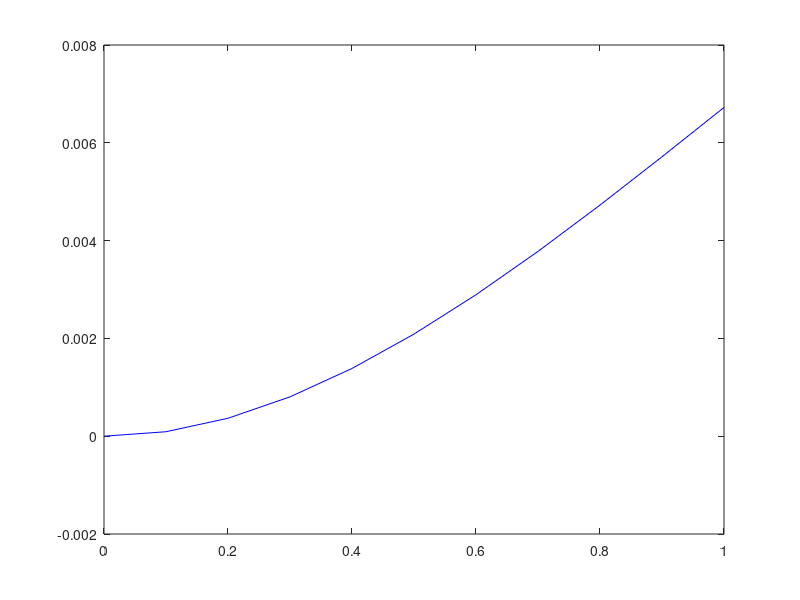

The MATLAB script that drew this image:
r = 0.05
N = 10
L = 1
E = 10^11
q = 0
I = (pi*r^4)/4;
Mhat = zeros(N-1,1);
A = zeros(N+3,N+3);
B = zeros(N+3,1);
h = L/N;
X = linspace(0,L,N+1);
Ydash = zeros(N+1,1);
#for i = 1:N+1
 # Ydash(i) = -(q/(E*I))*(((X(i)-L)^4)/24 + (L^3)*X(i)/6 - (L^4)/24);
#end
for i = 1:N-1
  Mhat(i) = -(1/2)*q*(L-X(i+1))^2;
end
A(1,1) = 1; 
A(2,1) = -3/(2*h);
A(2,2) = (2/h);
A(2,3) = -1/(2*h);
for j = 3:N+1
  A(j,(j-2:j)) = [((E*I)/h^2) (-(2*E*I)/h^2) ((E*I)/h^2)];
  A(j,(N+2:N+3)) = [(-(L-X(j-1))) (-1)];
  B(j) = -Mhat(j-2);
endfor
A(N+2,(N+2)) = 1;
B(N+2) = -10000;
A(N+3,N+3) = 1;
Yhat = -A\B;
plot(X,Yhat(1:N+1),'b');
hold on
#plot(X,Ydash(1:N+1));